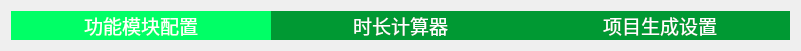
  <widget class="QWidget" name="layoutWidget">
   <property name="geometry">
    <rect>
     <x>0</x>
     <y>0</y>
     <width>801</width>
     <height>51</height>
    </rect>
   </property>
   <layout class="QHBoxLayout" name="horizontalLayout" stretch="1,1,1">
    <property name="spacing">
     <number>0</number>
    </property>
    <property name="sizeConstraint">
     <enum>QLayout::SetDefaultConstraint</enum>
    </property>
    <item>
     <widget class="QPushButton" name="pushButton">
      <property name="sizePolicy">
       <sizepolicy hsizetype="Ignored" vsizetype="Ignored">
        <horstretch>0</horstretch>
        <verstretch>0</verstretch>
       </sizepolicy>
      </property>
      <property name="font">
       <font>
        <family>Arial Unicode MS</family>
        <pointsize>14</pointsize>
        <weight>50</weight>
        <bold>false</bold>
       </font>
      </property>
      <property name="styleSheet">
       <string notr="true">QPushButton{
    border:none;
    background-color:#009933;
    color:white;
}

QPushButton:checked{
    background-color:#00FF66;
    color:white;
}</string>
      </property>
      <property name="text">
       <string>功能模块配置</string>
      </property>
      <property name="checkable">
       <bool>true</bool>
      </property>
      <property name="checked">
       <bool>true</bool>
      </property>
      <attribute name="buttonGroup">
       <string notr="true">buttonGroup</string>
      </attribute>
     </widget>
    </item>
    <item>
     <widget class="QPushButton" name="pushButton_2">
      <property name="sizePolicy">
       <sizepolicy hsizetype="Ignored" vsizetype="Ignored">
        <horstretch>0</horstretch>
        <verstretch>0</verstretch>
       </sizepolicy>
      </property>
      <property name="font">
       <font>
        <family>Arial Unicode MS</family>
        <pointsize>14</pointsize>
       </font>
      </property>
      <property name="styleSheet">
       <string notr="true">QPushButton{
    border:none;
    background-color:#009933;
    color:white;
}

QPushButton:checked{
    background-color:#00FF66;
    color:white;
}</string>
      </property>
      <property name="text">
       <string>时长计算器</string>
      </property>
      <property name="checkable">
       <bool>true</bool>
      </property>
      <attribute name="buttonGroup">
       <string notr="true">buttonGroup</string>
      </attribute>
     </widget>
    </item>
    <item>
     <widget class="QPushButton" name="pushButton_3">
      <property name="sizePolicy">
       <sizepolicy hsizetype="Ignored" vsizetype="Ignored">
        <horstretch>0</horstretch>
        <verstretch>0</verstretch>
       </sizepolicy>
      </property>
      <property name="font">
       <font>
        <family>Arial Unicode MS</family>
        <pointsize>14</pointsize>
       </font>
      </property>
      <property name="styleSheet">
       <string notr="true">QPushButton{
    border:none;
    background-color:#009933;
    color:white;
}

QPushButton:checked{
    background-color:#00FF66;
    color:white;
}</string>
      </property>
      <property name="text">
       <string>项目生成设置</string>
      </property>
      <property name="checkable">
       <bool>true</bool>
      </property>
      <property name="checked">
       <bool>false</bool>
      </property>
      <attribute name="buttonGroup">
       <string notr="true">buttonGroup</string>
      </attribute>
     </widget>
    </item>
   </layout>
  </widget>
